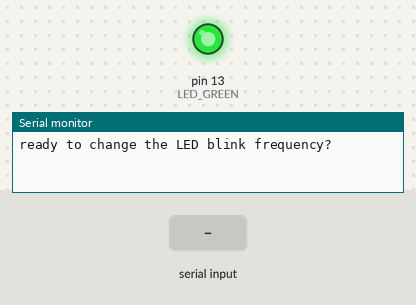
This program was run on a simulated Arduino Uno, built with avr-gcc and run on an emulated ATmega328P. Parts: output pins drawn as LEDs (lit = HIGH), the last lines printed to the serial monitor. Dashed ring = blinking. Inputs (shaded band) come from the test bench.

Above: at 1.2 s.
1.3 s: "90,45\n" received over Serial
At 2.4 s:
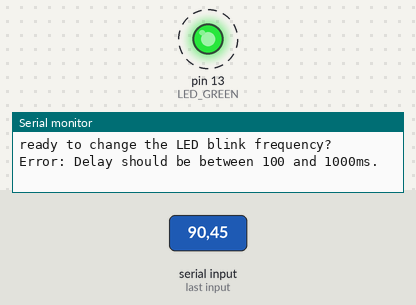
At 4.1 s:
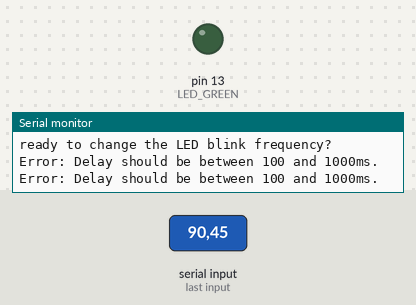
4.3 s: "30,150\n" received over Serial
Timing chart, 0 to 13.3 s (numbered marks = the images above; inputs shaded):
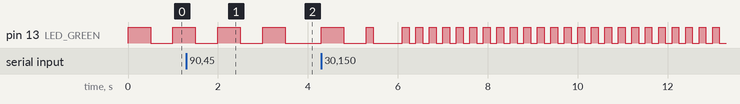

The program:

main.cpp
```cpp
#include <Arduino.h>

#define LED_GREEN 13
int blinkRate = 500;

void setup()
{
  pinMode(LED_GREEN, OUTPUT);
  digitalWrite(LED_GREEN, LOW);
  Serial.begin(9600);
  Serial.setTimeout(500);
  Serial.println("ready to change the LED blink frequency?");
}

void loop()
{
  if (Serial.available() > 0)
  {
    int inputDaley = Serial.parseInt();
    if (inputDaley > 100 && inputDaley < 1000)
    {
      blinkRate = inputDaley;
      Serial.print("New delay set: ");
      Serial.print(blinkRate);
      Serial.println("ms");
    }
    else
    {
      Serial.println("Error: Delay should be between 100 and 1000ms.");
    }
  }

  digitalWrite(LED_GREEN, HIGH);
  delay(blinkRate);
  digitalWrite(LED_GREEN, LOW);
  delay(blinkRate);
}
```
